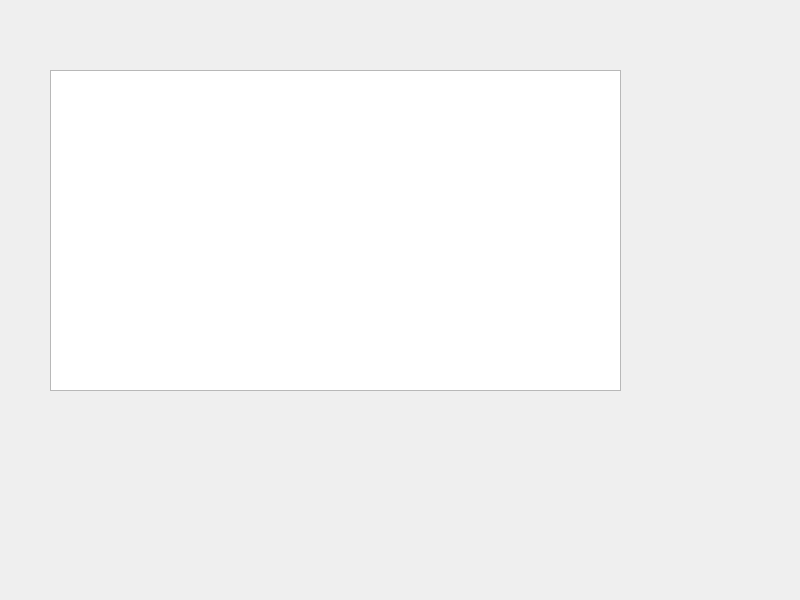
<?xml version="1.0" encoding="UTF-8"?>
<ui version="4.0">
 <class>Widget</class>
 <widget class="QWidget" name="Widget">
  <property name="geometry">
   <rect>
    <x>0</x>
    <y>0</y>
    <width>800</width>
    <height>600</height>
   </rect>
  </property>
  <property name="windowTitle">
   <string>Widget</string>
  </property>
  <widget class="QPlainTextEdit" name="plainTextEdit">
   <property name="geometry">
    <rect>
     <x>50</x>
     <y>70</y>
     <width>571</width>
     <height>321</height>
    </rect>
   </property>
  </widget>
 </widget>
 <resources/>
 <connections/>
</ui>
